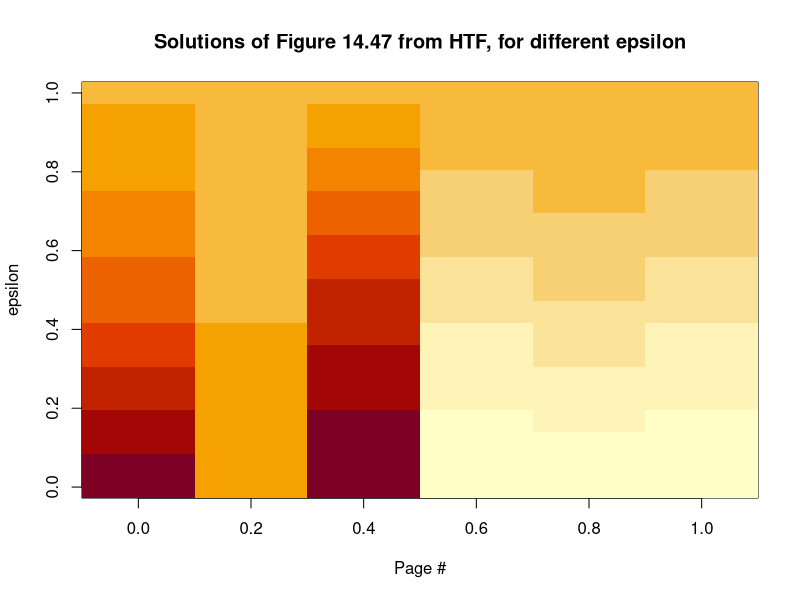

The R script that drew this image:

pageRank <- function(connections, epsilon, start.vector, convergence){
  d <- nrow(connections)
  
  ## Create transition matrix as Q_jk = 1/c(j)
  ## Where c(j) is the number of outbout links from page i

  # Initialize transition matrix as zeros.
  trans.mat <- matrix(0, nrow = d, ncol = d)
  
  # Compute c(j)
  c <- rowSums(connections)
  
  # Populate transition matrix  
  for(j in 1:d){
    for(k in 1:d){
      if (connections[j,k] == 1){
        trans.mat[j,k] <- 1 / c[j]
      }      
    }
  }
  
  # Create irreductible transition matrix by adding epsilon to all elements
  ones <- matrix(data = 1, nrow = d, ncol = d)
  trans.mat.irr <- (1-epsilon) * trans.mat + epsilon/d*ones
  
  # Initialize the iterating vector
  mu = start.vector
  mu.old = start.vector
  
  
  check <- 10000
  iter <- 1
  while(check > convergence){
    # Update mu
    mu <- mu.old %*% trans.mat.irr
    # Calculate convergence criteria
    check <- dist(rbind(mu,mu.old))
    # Record old mu
    mu.old <- mu
    # Output stats
    cat('Done with iteration:', iter, '\n')
    cat('Convergence:', check, ' / ', convergence, '\n')
    iter <- iter + 1
  }
return(mu)
}


connections <- matrix(c(0,0,1,1,0,0,
                        1,0,0,0,0,1,
                        1,1,0,1,1,0,
                        0,0,0,0,0,0,
                        0,0,0,0,0,1,
                        0,0,0,0,0,0), 
                      nrow = 6, ncol = 6)
initial <- matrix(1/nrow(connections), nrow = 1, ncol = nrow(connections))
epsilon <- 0.15
convergence <- 0.0001

# Question b
pi <- pageRank(connections,epsilon,initial,convergence) 
pi

# Question c

epsilon.values <- matrix(seq(0.1, 1, 0.05), nrow = 19)
pi.matrix <- matrix(0, nrow = nrow(epsilon.values), ncol = nrow(connections))

for(iter in 1:nrow(epsilon.values)){
  pi.matrix[iter,] <- pageRank(connections,epsilon.values[iter,1],initial,convergence)
}

pi.matrix

a <-image(t(pi.matrix))
title(main = 'Solutions of Figure 14.47 from HTF, for different epsilon', 
      xlab = 'Page #', ylab = 'epsilon')

